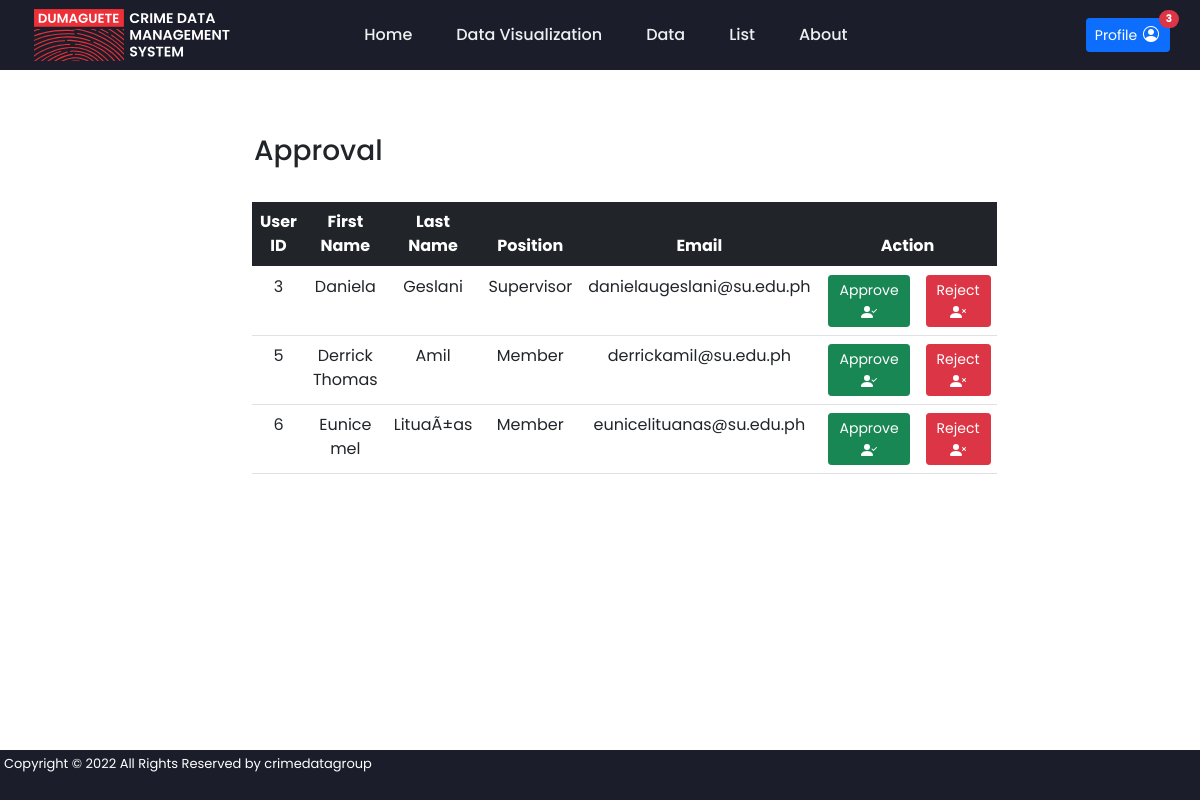
/approval.php (signed in), run on the app's committed database.
### tables this page shows
CREATE TABLE IF NOT EXISTS `user` (
  `user_id` int(11) NOT NULL AUTO_INCREMENT,
  `email` varchar(100) NOT NULL,
  `password` varchar(100) DEFAULT NULL,
  `first_name` varchar(100) NOT NULL,
  `last_name` varchar(100) NOT NULL,
  `position` varchar(100) NOT NULL,
  `create_timestamp` timestamp NULL DEFAULT CURRENT_TIMESTAMP,
  `update_timestamp` timestamp NULL DEFAULT NULL,
  `approve_reject_timestamp` timestamp NULL DEFAULT NULL,
  `supervisor_accept_reject` int(11) DEFAULT NULL,
  `approval` int(11) DEFAULT '0',
  `image_name` varchar(100) DEFAULT 'profile.png',
  PRIMARY KEY (`user_id`)
);

### approval.php (the view, shortened to what this page needs)
<!DOCTYPE html>
<head>
   <link rel="stylesheet" href="style.css">
	<link href="https://cdn.jsdelivr.net/npm/bootstrap@5.0.2/dist/css/bootstrap.min.css" rel="stylesheet">
	<link rel="stylesheet" href="https://cdn.jsdelivr.net/npm/bootstrap-icons@1.8.1/font/bootstrap-icons.css">
</head>
<?php include("header.php"); ?>
<body>
	<div class="col-md-7" style="margin:auto;">
		<h3>Approval</h3><br>
        <table class="table" style='text-align: center;'>
          <thead class="thead-dark">
            <tr class='table-dark'>
              <th>User ID</th>
              <th>First Name</th>
              <th>Last Name</th>
              <th>Position</th>
              <th>Email</th>
              <th colspan="2">Action</th>
            </tr>
          </thead>
          <tbody>
            <?php
            $res=mysqli_query($conn,"SELECT `user_id`, `email`, `first_name`, `last_name`, `position` FROM `user` WHERE `approval`=0");
            while ($row=mysqli_fetch_array($res))
            {
              echo "<tr>";
              echo "<td>"; echo $row["user_id"];  echo "</td>";
              echo "<td>"; echo ucfirst($row["first_name"]);  echo "</td>";
              echo "<td>"; echo ucfirst($row["last_name"]);  echo "</td>";
              echo "<td>"; echo $row["position"];  echo "</td>";
              echo "<td>"; echo $row["email"];  echo "</td>";
              echo "<td>"; ?> <a href="register_approve.php?id=<?php echo $row["user_id"]; ?>"><button type="button" class="btn btn-success btn-sm">
                Approve
                </button></a> <?php  echo "</td>";
              echo "<td>"; ?> <a href="register_reject.php?id=<?php echo $row["user_id"]; ?>" onClick='return confirm("Are you sure you want to Reject?");'><button type="button" class="btn btn-danger btn-sm">
                Reject
                </button></a> <?php  echo "</td>";
              echo "</tr>";
            }
            ?>
          </tbody>
        </table>
    </div>
</body>
<?php include("footer.php"); ?>
</html>

### style.css (style rules this page uses)
body { background-size: cover; background-repeat: no-repeat; overflow: auto; flex-grow: 1; margin: 0px; padding: 0px; }
* { font-family: 'Poppins', sans-serif; margin:0; padding:2px; box-sizing: border-box; outline: #1b1e2a; border: grey; text-decoration: none; }
h3 { font-size:1rem; font-weight:100; }

### data on the page
user: user_id "3", first_name "Daniela", last_name "Geslani", position "Supervisor", email "danielaugeslani@su.edu.ph"
user: user_id "5", first_name "Derrick Thomas", last_name "Amil", position "Member", email "derrickamil@su.edu.ph"
user: user_id "6", first_name "Eunice mel", last_name "LituaÃ±as", position "Member", email "eunicelituanas@su.edu.ph"

### other printed values
$row["numbers"] "3"
